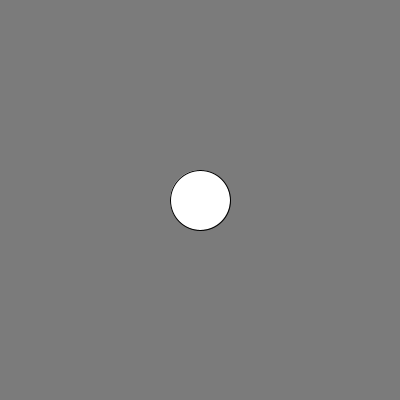
Frame 1 (no input)
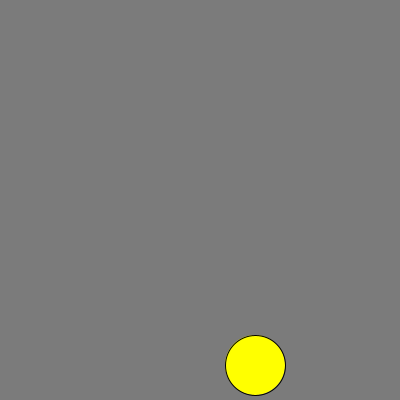
Frame 60 (the mouse pressed at the canvas centre just before this capture)
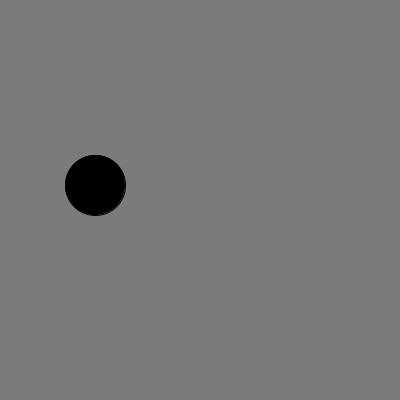
Frame 120 (the mouse held since frame 60 and released just before this capture)

The Processing sketch that drew these frames (run headless with seeded random() and noise(); from frame 60 on, the mouse is pressed at the canvas centre):

// Processing sketch: s06e00dante
// ── s06e00dante.pde
// Expresión Digital II - Diseño Digital - UDD - 2016
// Dante Crovetto
// so6e00dante

/*
se dibuja una elipse que corre libremente dentro del canvas, la cual cambia entre blanco, amarillo, negro y rojo aleatoriamente al chocar con uno de los bordes del canvas 
 */
 
int x, y;  // Se crean la variables x e y 
int vel = 5;  // Se crea la variable vel igual a 5
int vel2 = 3;  // Se crea la variable vel2 igual a 3 
int elipse = 60;  // Se crea la variable elipse igual a 60 
color c1;  //  Se crea la variable color c1
color blanco, amarillo, negro, rojo;  // Se crean las variables de color blanco, amarillo, negro, rojo

void setup() {  // Función que se ejecuta al principio una sola vez
  size(400, 400);  // Se crea un canvas de 400x400 px
  x = width / 2 ;  // La variable x es igual al ancho dividido en 2
  y = height / 2;  // La variable y es igual al alto dividido en 2
  c1 = (255);  // La variable c1 es igual a 255 (blanco)
  blanco = color (255);  // La variable blanco es igual a 255 (blanco)
  negro = color (0);  // La variable negro es igual a 0 (negro)
  amarillo = color (255, 255, 0);// La variable amarillo es igual a 255,255,0 (amarillo)
  rojo = color (255, 0, 0);  // La variable rojo es igual a 255,0,0 (rojo)
}

void draw() {  // Función que dibuja todo el tiempo
  background (123);  //el color de fondo es gris
  ellipse(x, y, elipse, elipse);  // se dibuja un círculo en las coordenadas x e y con diámetro igual al valor entregado por la variable elipse
  x += vel;  // A la variable x se le suma la variable vel
  y += vel2;  // A la variable y se le suma la variable vel2
  fill (c1);  // El color de relleno desde ahora será igual al color entregado por la variable c1
  if (x > width - (elipse / 2) || x < (elipse / 2)) {  // Si es que la variable x es menor que el ancho menos la variable elipse dividido en 2, ó  la variable x es menor que la variable elipse dividido en 2 que ocurra lo siguiente
    vel *= -1;  // Se le multiplica por -1 la vel
    int r =(int) random(4);  // Se crea la variable r igual a un valor entero entre 4 números
    if (r == 0) {  // Si es que la variable r es 0 que ocurra lo siguiente
      c1 = blanco;  // La variable c1 es igual a la variable blanco
    }
    if (r == 1) {  // Si es que la variable r es 1 que ocurra lo siguiente
      c1 = amarillo;  // La variable c1 es igual a la variable amarillo
    }
    if (r == 2) {  // Si es que la variable r es 2 que ocurra lo siguiente
      c1 = rojo;  // La variable c1 es igual a la variable rojo
    }
    if (r == 3) {  // Si es que la variable r es 3 que ocurra lo siguiente
      c1 = negro;  // La variable c1 es igual a la variable negro
    }
  }
  if (y > height - (elipse / 2) || y < (elipse / 2)) {  // Si es que la variable y es menor que el alto menos la variable elipse dividido en 2, ó  la variable y es menor que la variable elipse dividido en 2 que ocurra lo siguiente 
    vel2 *= -1;  // Se le multiplica por -1 a la variable vel2
    int r2 =(int) random(4);  // Se crea la variable r2 que es igual a un random entero entre 4 valores
    if (r2 == 0) {  // Si es que la variable r2 es 0 que ocurra lo siguiente
      c1 = blanco;  //la variable c1 es igual al valor de la variable blanco
    }
    if (r2 == 1) {  // Si es que la variable r2 es 1 que ocurra lo siguiente
      c1 = amarillo;  //la variable c1 es igual al valor de la variable amarillo
    }
    if (r2 == 2) {  // Si es que la variable r2 es 2 que ocurra lo siguiente
      c1 = rojo;  //la variable c1 es igual al valor de la variable rojo
    }
    if (r2 == 3) {  // Si es que la variable r2 es 3 que ocurra lo siguiente
      c1 = negro;  //la variable c1 es igual al valor de la variable negro
    }
  }
}
